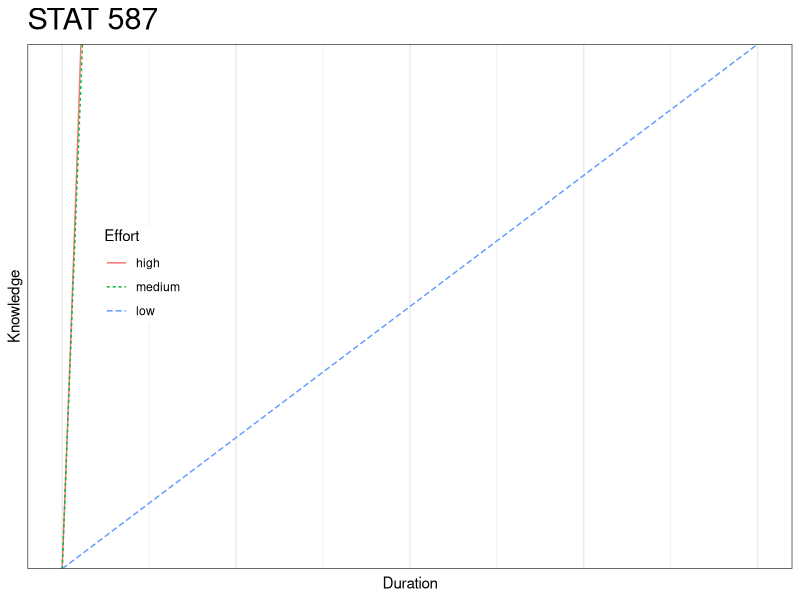

Generate this figure with R:
library("tidyverse")

d <- expand.grid(
  Effort = c("low","medium","high"),
  Duration = 0:100
) %>%
  mutate(Knowledge = 
           Duration/100 + 
           Duration/3 * I(Effort %in% c("medium","high")) +
           Duration^2/100 * I(Effort == "high"),
         Effort = factor(Effort, levels = c("high","medium","low"))
         ) 

g <- ggplot(d, aes(Duration, Knowledge, 
              color = Effort, linetype = Effort, group = Effort)) + 
  geom_line() +
  theme_bw() +
  labs(title = "STAT 587") +
  theme(
    plot.title = element_text(size = 22),
    legend.position = c(.15,.56),
    legend.margin=margin(t = 0, unit='cm'),
    axis.text.x = element_blank(),
    axis.text.y = element_blank(),
    axis.ticks = element_blank()) 

m <- 4
ggsave(filename = "587_image.png", g,
       units="px", width = m*262, height = m*146)
